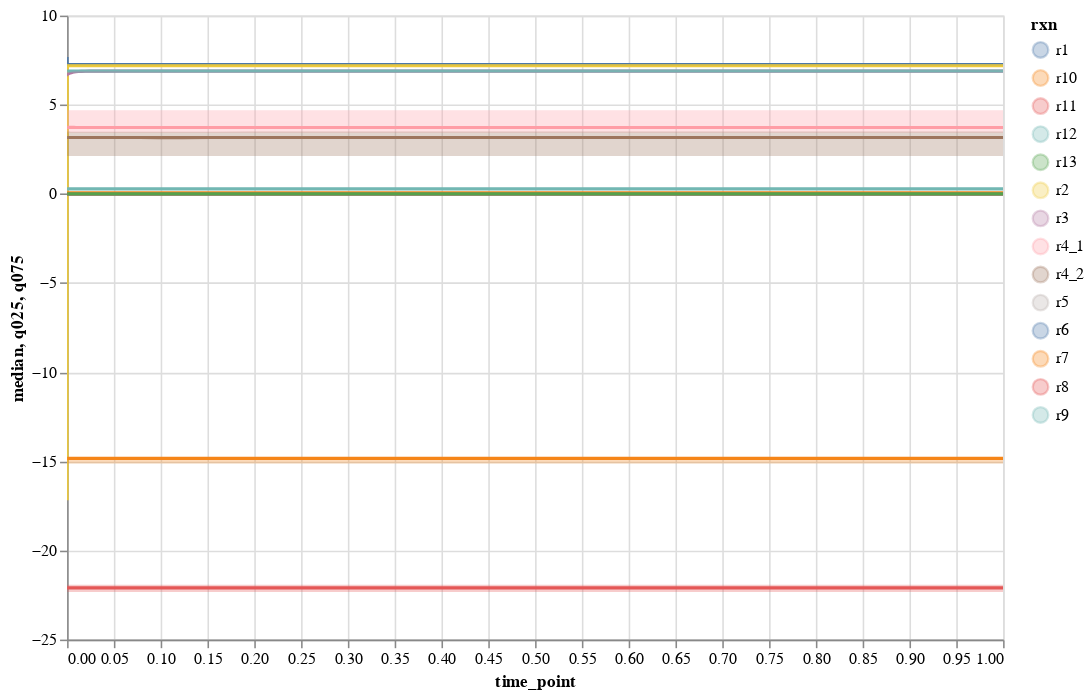

Notebook source saved alongside this figure:
### Code cell
plot_ensemble_interactive(flux_quartiles_df, quant_type='flux_abs', selected_data=rxn_names, x_scale='linear',
                          y_scale='linear', x_lim=None, y_lim=None)

### Figure 1 — Vega-Lite specification as saved in the notebook (floating-point values rounded to 4 significant figures; data arrays with more than 128 entries replaced by an {"elided": "..."} marker saying what was removed)
{"config": {"view": {"continuousWidth": 400, "continuousHeight": 300}}, "layer": [{"data": {"name": "data-ea2d0b47c1d30082cf8cacf32c876b67"}, "mark": "line", "encoding": {"color": {"field": "rxn", "type": "nominal"}, "tooltip": [{"field": "rxn", "type": "nominal"}, {"field": "median", "type": "quantitative"}], "x": {"field": "time_point", "scale": {"type": "linear"}, "type": "quantitative"}, "y": {"field": "median", "scale": {"type": "linear"}, "type": "quantitative"}}, "height": 400, "selection": {"selector002": {"type": "interval", "bind": "scales", "encodings": ["x", "y"]}}, "width": 600}, {"data": {"name": "data-ea2d0b47c1d30082cf8cacf32c876b67"}, "mark": "area", "encoding": {"color": {"field": "rxn", "type": "nominal"}, "opacity": {"value": 0.3}, "tooltip": [{"field": "rxn", "type": "nominal"}, {"field": "median", "type": "quantitative"}], "x": {"field": "time_point", "scale": {"type": "linear"}, "type": "quantitative"}, "y": {"field": "q025", "scale": {"type": "linear"}, "type": "quantitative"}, "y2": {"field": "q075"}}, "height": 400, "width": 600}], "$schema": "https://vega.github.io/schema/vega-lite/v4.17.0.json", "datasets": {"data-ea2d0b47c1d30082cf8cacf32c876b67": {"elided": "1400 records"}}}
